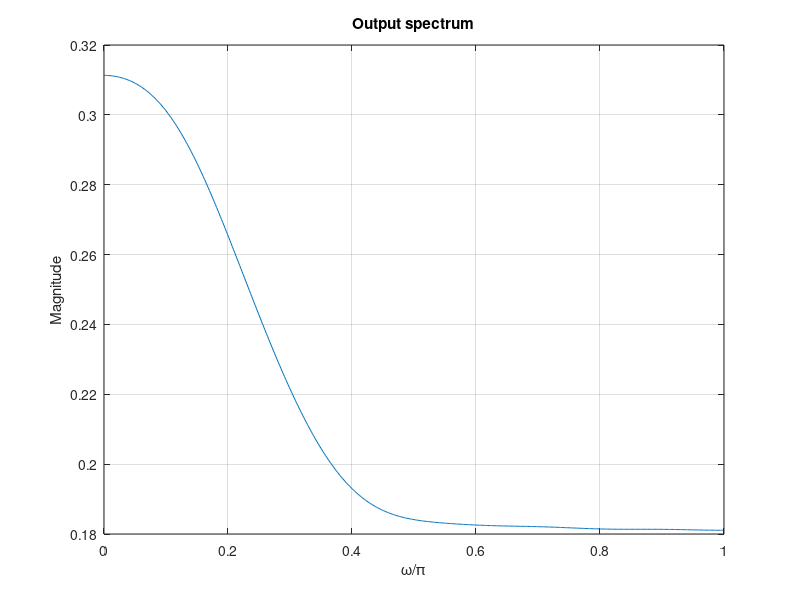

Recreate this plot in MATLAB.
% Program 13_4
% Effect of Down-Sampling in the Frequency Domain
% Use fir2 to create a bandlimited input sequence
freq = [0 0.42 0.48 1];
mag = [0 1 0 0];
x = fir2(101, freq, mag);
% Evaluate and plot the input spectrum
[Xz, w] = freqz(x, 1, 512);
plot(w/pi, abs(Xz)); grid
xlabel('\omega/\pi'); ylabel('Magnitude');
title('Input spectrum');
pause
% Generate the down-sampled sequence
M = input('Type in the down-sampling factor = ');
y = x([1: M: length(x)]);
% Evaluate and plot the output spectrum
[Yz, w] = freqz(y, 1, 512);
plot(w/pi, abs(Yz)); grid
xlabel('\omega/\pi'); ylabel('Magnitude');
title('Output spectrum');
